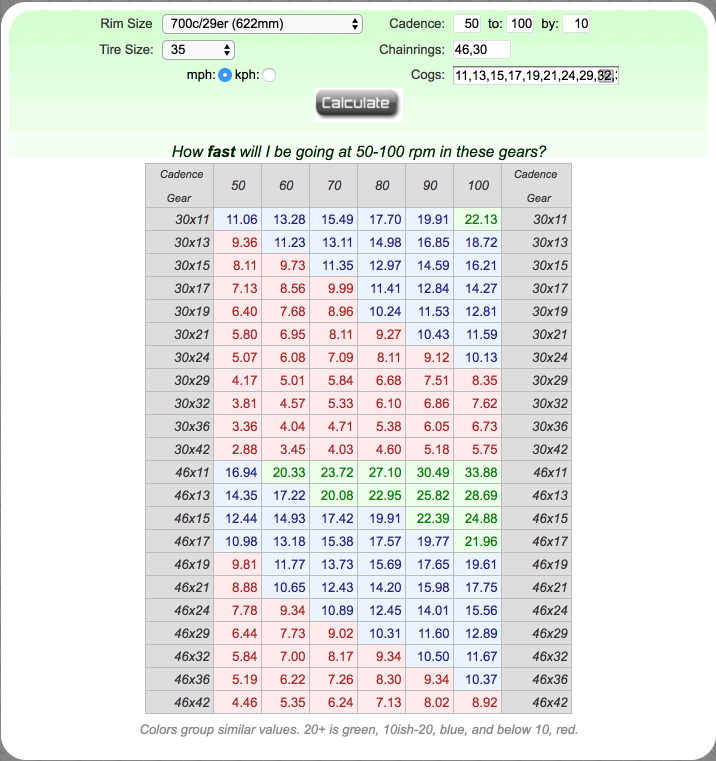
#> input picture assets/images/posts/gravel-bike/gearing_calculator_46_30-11_42.png, 1432 x 1522 px (shown at 1/2 size)
$ python render.py --bg ../../../assets/images/posts/gravel-bike/gearing_calculator_46_30-11_42.png --headline ../../../assets/images/posts/gravel-bike/gearing_calculator_50_34-11_42.png --out out.png
#> lines starting #> are read from the running program, lines starting #| are printed output that depends on the picture
#!/usr/bin/env python3
"""
Render a JMacLabs LinkedIn banner from a background image and text inputs.

Usage:
    render.py --bg <path> --headline <text> [...flags] --out <path>

Required:
    --bg PATH           Path to background image (any aspect; will be cropped 4:1)
    --headline TEXT     Headline text. Use \\n to force a line break.
    --out PATH          Output PNG path

Optional:
    --eyebrow TEXT      Small uppercase line above headline. Omit for no eyebrow.
    --meta TEXT         Small line under headline. Use ' · ' as a separator.
    --logo PATH         Logo PNG. Defaults to repo's white-text logo.
    --logo-height N     Logo display height in px (default 56).
    --headline-size N   Headline font size in px (default 44).
    --text-top N        Vertical offset of text block from top in px (default 90).
    --right-padding N   Right edge padding in px (default 56).
    --bottom-padding N  Bottom edge padding for the logo in px (default 30).
    --bg-y-offset N     Pixels to shift the cropped background up (-) or down (+).
                        Useful when the photo's subject isn't centered. Default 0.
    --overlay 0..1.5    Strength multiplier for the right-side gradient overlay
                        that darkens the text area. Default 1.0. Set lower if
                        the photo is already dark on the right.
"""

from __future__ import annotations

import argparse
import shutil
import sys
import tempfile
from pathlib import Path

from PIL import Image
from playwright.sync_api import sync_playwright

# ---------------------------------------------------------------------------
# Paths
# ---------------------------------------------------------------------------

SKILL_DIR = Path(__file__).resolve().parent
TEMPLATE = SKILL_DIR / "template.html"
REPO_ROOT = SKILL_DIR.parents[2]  # .claude/skills/linkedin-banner -> repo root
DEFAULT_LOGO = REPO_ROOT / "public" / "assets" / "images" / "branding" / "logo-white-text.png"

LINKEDIN_W = 1584
LINKEDIN_H = 396


def crop_to_4_1(src: Path, dst: Path, y_offset: int = 0):
    """Crop the source image to 4:1 aspect ratio centered (with optional vertical offset),
    then resize to LinkedIn's 1584×396 banner dimensions."""
#> called with y_offset = 0
    img = Image.open(src).convert("RGB")
    w, h = img.size
#> w = 1432; h = 1522
    target_h = round(w / 4)
#> target_h = 358
    if target_h > h:
        # Source is too short; pad. Rare for photo backgrounds.
        new_h = target_h
        padded = Image.new("RGB", (w, new_h), (14, 15, 16))
        padded.paste(img, (0, (new_h - h) // 2))
        img = padded
        h = new_h
    base_y = (h - target_h) // 2
#> base_y = 582
    y0 = max(0, min(h - target_h, base_y + y_offset))
#> y0 = 582
    cropped = img.crop((0, y0, w, y0 + target_h))
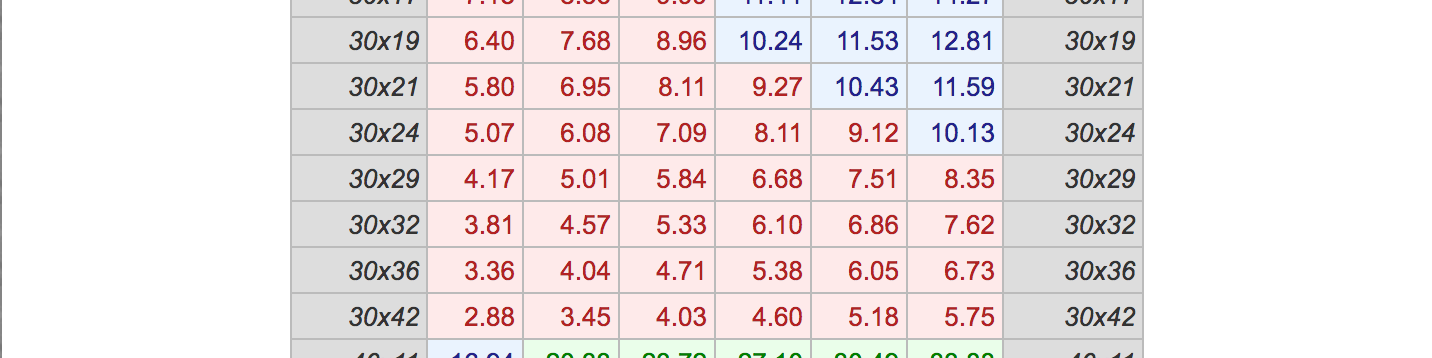
#> cropped: PIL image 1432x358 RGB; mean R, G, B 238.3, 230.6, 231.2
    final = cropped.resize((LINKEDIN_W, LINKEDIN_H), Image.LANCZOS)
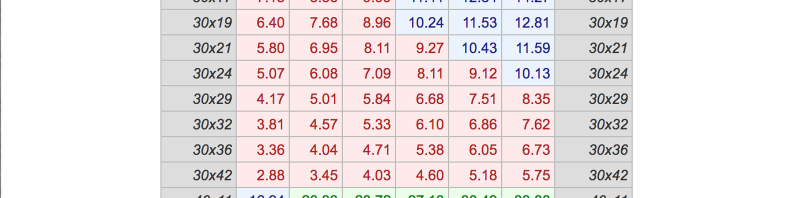
#> final: PIL image 1584x396 RGB (shown at 1/2 size); mean R, G, B 238.1, 230.5, 231.2
    final.save(dst)


def render_banner(args):
    out_path = Path(args.out).resolve()
    out_path.parent.mkdir(parents=True, exist_ok=True)

    work = Path(tempfile.mkdtemp(prefix="linkedin-banner-"))
    try:
        # 1. Crop and stage background image into the work folder
        bg_in = Path(args.bg).resolve()
        if not bg_in.exists():
            print(f"error: background not found: {bg_in}", file=sys.stderr)
            sys.exit(1)
        bg_staged = work / "bg.png"
        crop_to_4_1(bg_in, bg_staged, y_offset=args.bg_y_offset)

        # 2. Stage logo
        logo_in = Path(args.logo).resolve() if args.logo else DEFAULT_LOGO
        if not logo_in.exists():
            print(f"error: logo not found: {logo_in}", file=sys.stderr)
#> (the run stopped early here; a loop or call above may not have finished)

$ run again, on assets/images/posts/gravel-bike/speed_calculator_8pct_at_150w.png
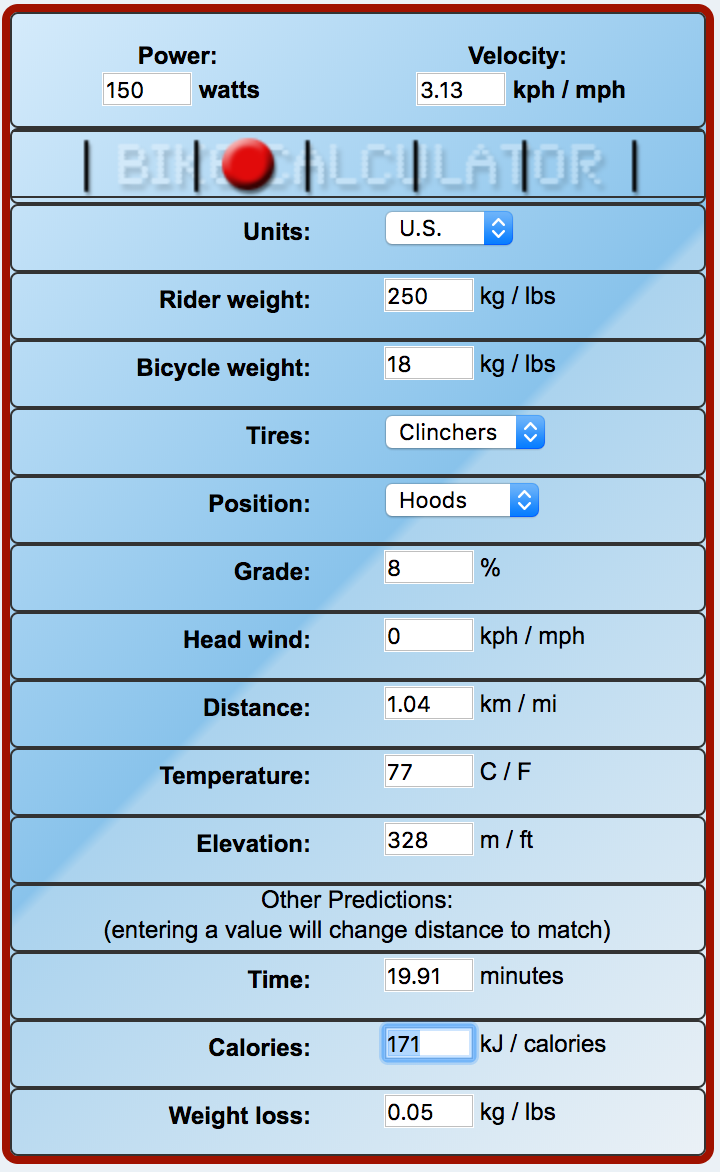
#> input picture assets/images/posts/gravel-bike/speed_calculator_8pct_at_150w.png, 720 x 1172 px
#> in crop_to_4_1, `cropped = img.crop((0, y0, w, y0 + target_h))`:
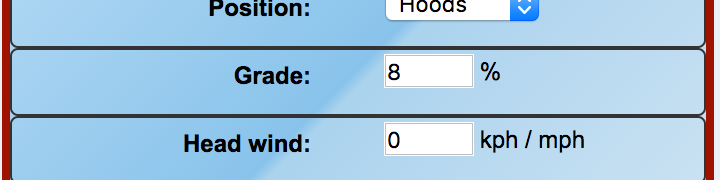
#> cropped: PIL image 720x180 RGB; mean R, G, B 162.4, 194.6, 218.8
#> in crop_to_4_1, `final = cropped.resize((LINKEDIN_W, LINKEDIN_H), Image.LANCZOS)`:
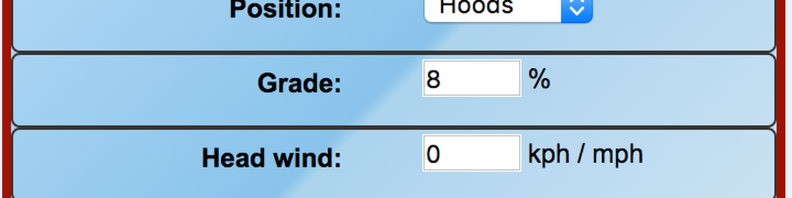
#> final: PIL image 1584x396 RGB (shown at 1/2 size); mean R, G, B 162.4, 194.7, 218.9
